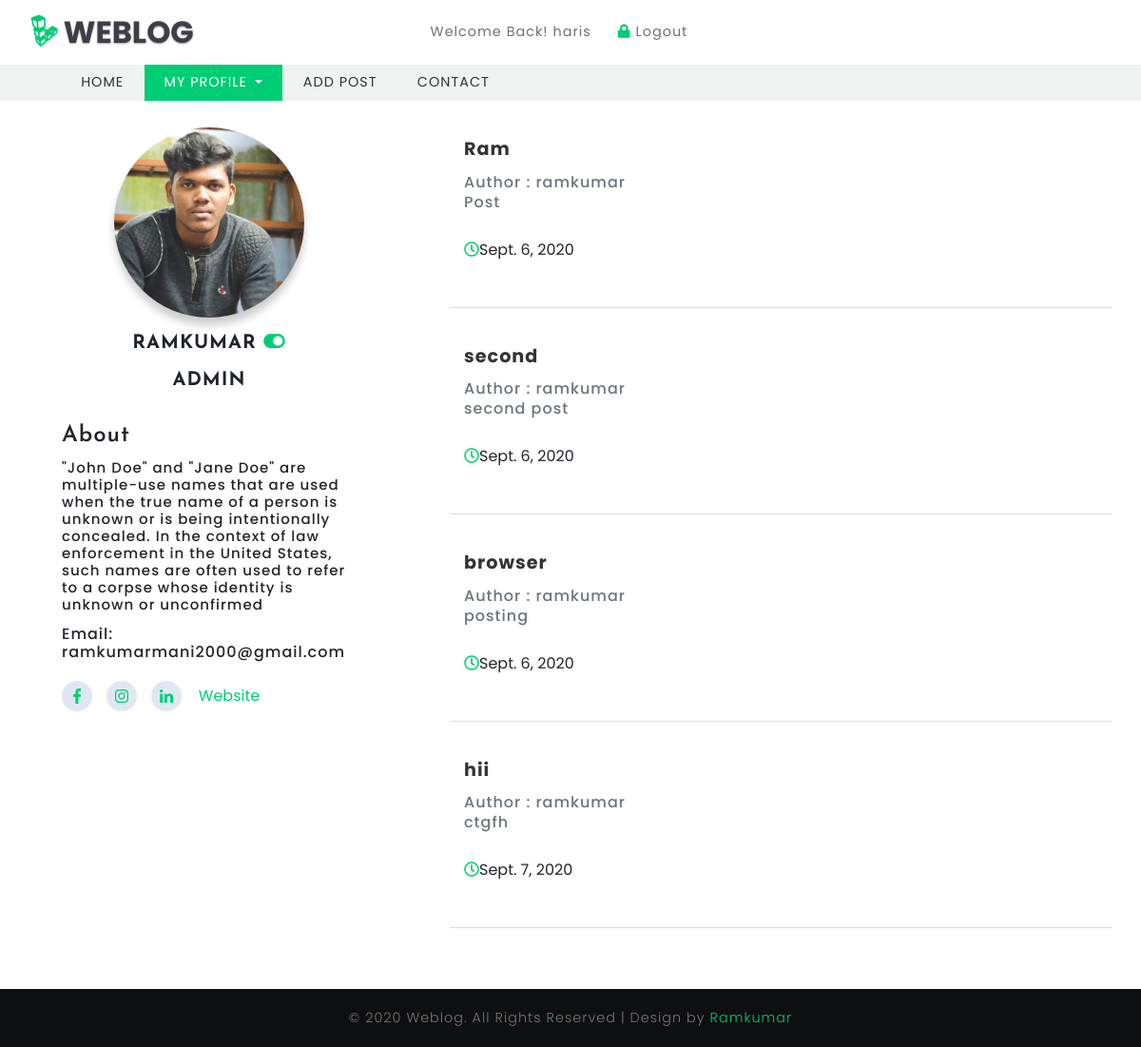
Page /accounts/1/profile/ (signed in) on the committed database.
### blogweb/models.py (models this page shows, shortened)
class ProfileUser(models.Model):
    user = models.OneToOneField(User, null=True, on_delete=models.CASCADE)
    bio = models.TextField()
    profile_image = models.ImageField(null=True, blank=True, upload_to='images/profilepicture/')
    website_url = models.CharField(max_length=255, null=True, blank=True)
    facebook_url = models.CharField(max_length=255, null=True, blank=True)
    instagram_url = models.CharField(max_length=255, null=True, blank=True)
    linkedIn_url = models.CharField(max_length=255, null=True, blank=True)

class Post(models.Model):
    title = models.CharField(max_length=100)
    title_tag = models.CharField(max_length=100, default='')
    author = models.ForeignKey(User, on_delete=models.CASCADE)
    body = models.TextField(blank=True, null=True)
    publish_date = models.DateField(auto_now_add=True)

### accounts/views.py (the view)
# urls.py: path('<int:pk>/profile/', ProfilePage.as_view(), name='profiledetail'),
@method_decorator(login_required, name='dispatch')  # -> used for only logged in user to access the page
class ProfilePage(DetailView):
    model = ProfileUser
    template_name = 'registration/userprofile.html'
    def get_context_data(self, *args, **kwargs):  # returns a specific user data and their related posts
        users = ProfileUser.objects.all()
        context = super(ProfilePage, self).get_context_data(*args, **kwargs)
        specific_user = get_object_or_404(ProfileUser, id=self.kwargs['pk'])
        specific_user_post = Post.objects.filter(author=specific_user.id)
        context['userpage'] = specific_user
        context['userposts'] = specific_user_post
        return context

### templates/registration/userprofile.html (shortened to what this page needs)
{% extends 'base.html' %}
{% load static %}
{% block content %}
    <link rel="stylesheet" href="{% static 'blog/css/userpage.css' %}">
    <div class="container userwrapper">
        <div class="row">
            <div class="col-md-4 userpage">
                <div class="card">
                    <div class="card-header">
                        {% if userpage.profile_image %}
                            <img class="card-avatar" src="{{ userpage.profile_image.url }}">
                        {% else %}
                            <img class="card-avatar" src="{% static 'blog/images/user.png' %}" alt="">
                        {% endif %}
                        <h1 class="card-name">{{ userpage.user }}
                            {% if userpage.user.is_active %}
                                <span class="active"><i class="fas fa-toggle-on"></i></span>
                            {% else %}
                                <span class="un-active"><i class="fas fa-toggle-off"></i></span>
                            {% endif %}</h1>
                        <h6 class="card-name">
                            {% if userpage.user.is_superuser %}
                                Admin
                            {% else %}
                                Blogger
                            {% endif %}
                        </h6>
                    </div>
                    <div class="card-body">
                        <div class="card-section">
                            <div class="card-title">
                                <h4>About</h4>
                                <h5>{{ userpage.bio }}</h5>
                            </div>
                            {% if userpage.user.email %}
                                <h6>Email: {{ userpage.user.email }}</h6>
                            {% endif %}
                            <div class="card-social">
                                {% if userpage.facebook_url %}
                                    <a href="{{ userpage.facebook_url }}">
                                        <i class="fab fa-facebook-f"></i>
                                    </a>
                                {% endif %}
                                {% if userpage.instagram_url %}
                                    <a href="{{ userpage.instagram_url }}">
                                        <i class="fab fa-instagram"></i>
                                    </a>
                                {% endif %}
                                {% if userpage.linkedIn_url %}
                                    <a href="{{ userpage.linkedIn_url }}">
                                        <i class="fab fa-linkedin-in"></i>
                                    </a>
                                {% endif %}
                                {% if userpage.website_url %}
                                    <a class="web" href="{{ userpage.website_url }}">
                                        Website
                                    </a>
                                {% endif %}
                            </div>
                        </div>
                    </div>
                </div>
            </div>
            <div class="col-md-8">
                {% if userposts %}
                    <div class="row ml-5">
                        {% for post in userposts %}
                            <div class="col-md-12 blog-grid-top mb-3">
                                <div class="b-grid-top">
                                    <h3>
                                        <a href="{% url 'post' post.id %}">{{ post.title }}</a>
                                    </h3>
                                    <h6 class="card-subtitle mb-2 text-muted">Author : {{ post.author }}</h6>
                                    <h6 class="card-subtitle mb-2 text-muted">{{ post.body|safe|slice:':50' }}</h6>
                                </div>
                                <ul class="blog-icons">
                                    <li>
                                        <i class="far fa-clock"></i>{{ post.publish_date }}
                                    </li>
                                </ul>
                            </div>
                        {% endfor %}
                    </div>
                {% endif %}
                </div>
            </div>
        </div>
{% endblock %}

### templates/base.html (shortened to what this page needs)
{% load static %}
<!doctype html>
<html lang="en">
  <head>
    <link rel="stylesheet" href="{% static 'blog/font-awesome-4.7.0/css/font-awesome.min.css' %}">
	<link href="{% static 'blog/css/bootstrap.css' %}" rel='stylesheet' type='text/css' />
	<link href="{% static 'blog/css/base.css' %}" rel='stylesheet'>
	<link href="{% static 'blog/css/style6.css' %}" rel='stylesheet' type='text/css' />
	<link href="{% static 'blog/css/fontawesome-all.css' %}" rel="stylesheet">
  </head>
  <body>
	<header class="mb-3">
		<div class="top-bar_sub_w3layouts container-fluid">
			<div class="row">
				<div class="col-md-4 logo text-left">
					<a class="navbar-brand" href="{% url 'home' %}">
						<i class="fab fa-linode"></i> Weblog</a>
				</div>
				<div class="col-md-4 top-forms text-center mt-lg-3 mt-md-1 mt-0">
					{% if user.is_authenticated %}
                        <span>Welcome Back! {{ user.username }}</span>
					    <span class="mx-lg-4 mx-md-2  mx-1">
						<a href="{% url 'logout' %}">
							<i class="fas fa-lock"></i> Logout </a>
					    </span>
                    {% endif %}
				</div>
			</div>
		</div>
		<div class="header_top" id="home">
			<nav class="navbar navbar-expand-lg navbar-light bg-light">
				<div class="collapse navbar-collapse" id="navbarSupportedContent">
					<ul class="navbar-nav mr-auto">
						<li class="nav-item">
							<a class="nav-link" href="{% url 'home' %}">Home
							</a>
						</li>
                        {% if user.is_authenticated %}
                            <li class="nav-item dropdown active">
							<a class="nav-link dropdown-toggle" href="#" id="navbarDropdown" role="button" data-toggle="dropdown" aria-haspopup="true"
							    aria-expanded="false">
								My Profile
							</a>
						</li>
						<li class="nav-item">
							<a class="nav-link" href="{% url 'addpost' %}">Add Post</a>
						</li>
                        {% endif %}
                        <li class="nav-item">
							<a class="nav-link" href="{% url 'contact'%}">Contact</a>
						</li>
					</ul>
				</div>
			</nav>
		</div>
	</header>
    {% block content %}
    {% endblock %}
    <footer class="mt-5">
        <div class="container">
            <div class="row">
                <div class="col-md-12 text-center p-3">
					<p>&copy; {% now "Y" %} Weblog. All Rights Reserved | Design by
						<a href="">Ramkumar</a>
					</p>
                </div>
            </div>
        </div>
    </footer>
  </body>
</html>

### static/blog/css/base.css (style rules this page uses)
html, body { margin: 0; font-size: 100%; font-family: 'Poppins', sans-serif; background: #fff; }
body a { color: #01CD74; text-decoration: none; transition: 0.5s all; -webkit-transition: 0.5s all; -moz-transition: 0.5s all; -o-transition: 0.5s all; -ms-transition: 0.5s all; }
h1, h2, h3, h4, h5, h6 { margin: 0; font-family: 'Poppins', sans-serif; letter-spacing:1px; }
p { margin: 0; font-size: 0.9em; color: #777777; line-height: 2em; letter-spacing: 1px; font-weight: 300; }
ul { margin: 0; padding: 0; }
.top-bar_sub_w3layouts { background: #fff; padding: 0.3em 2em; position: relative; }
.top-forms span { font-size: 0.9em; color: #707173; letter-spacing: 1px; }
.top-forms span a { color: #707173; }
.top-forms a i { color:#01cd74; }
.navbar { padding: 0em 4em; }
.bg-light { background-color: #f0f3f1 !important; }
a.navbar-brand { font-size: 2em; font-weight: 700; text-shadow: 0 1px 2px rgba(0, 0, 0, 0.37); color: #3d3e48; text-transform: uppercase; }
.logo i { color: #01cd74; text-shadow: none; }
li.nav-item { margin: 0 1px; }
.navbar-light .navbar-nav .nav-link { padding: 0.6em 1.4em; color: #333; background: transparent; text-transform: uppercase; font-size: 0.9em; letter-spacing: 1px; }
.navbar-light .navbar-nav .show>.nav-link, .navbar-light .navbar-nav .active>.nav-link, .navbar-light .navbar-nav .nav-link.show, .navbar-light .navbar-nav .nav-link.active, .navbar-light .navbar-nav .nav-link:hover, .navbar-light .navbar-nav .nav-link:focus { background: #01cd74; color: #fff; }
.b-grid-top { position: relative; }
.blog-grid-top h3,.two-blog2 h3,h5.card-title { font-size: 1.2em; margin: 1.2em 0 1em 0; font-weight: 700; }
.blog-grid-top h3 a,.two-blog2 h3 a,h5.card-title a { color: #333333; }
.blog-grid-top { border-bottom: 1px solid #ddd; padding-bottom: 3em; }
ul.blog-icons li { display: inline-block; margin-right: 20px; list-style:none; }
ul.blog-icons i { color: #01cd74; }
.card { border:none; }
footer { background-color: #0e0f10; }

### static/blog/css/userpage.css (style rules this page uses)
.userpage { height: 100%; }
.userwrapper .userpage .card .card-header { background-color: transparent; border: none; padding: 0.75rem; }
.userwrapper .userpage .card .card-header .card-avatar { width: 200px; height: 200px; border-radius: 50%; object-fit: cover; transition: 0.3s; object-position: center; left: 50%; bottom: 0; z-index: 2; margin: auto; box-shadow: 0 8px 8px rgba(0, 0, 0, 0.2); display: flex; justify-content: center; }
.userwrapper .userpage .card .card-header .card-name { text-align: center; left: 50%; bottom: 0; margin-top: 15px; transition: 0.3s; font-size: 20px; font-weight: 700; text-transform: uppercase; font-family: 'Josefin Sans', Sans-Serif; }
.userwrapper .userpage .card .card-header .active { color: #01CD74; width: 10px; height: 10px; }
.userwrapper .userpage .card .card-section .card-title h4 { font-family: "Josefin Sans", Sans-Serif; font-weight: 600; transition: 0.3s; margin-bottom: 10px; }
.userwrapper .userpage .card .card-section h5 { font-size: 15px; transition: 0.3s; }
.userwrapper .userpage .card .card-section .card-social { display: flex; align-items: center; margin-top: 20px; transition: 0.3s; }
.userwrapper .userpage .card .card-section .card-social a { color: #01CD74; width: 32px; height: 32px; display: flex; justify-content: center; align-items: center; margin-right: 15px; transition: 0.3s; background-color: rgba(93, 133, 193, 0.2); border-radius: 50%; }
.userwrapper .userpage .card .card-section .card-social .web { width: 70px; transition: 0.3s; background-color: transparent; }

### rows in the picture
ProfileUser: profile_image (picture), user "RAMKUMAR", bio "\"John Doe\" and \"Jane Doe\" are multiple-use names that are used when the true name of a person is unknown or is being intentionally concealed. In the context of law enforcement in the United States, such names are often used to refer to a corpse whose identity is unknown or unconfirmed", user.email "ramkumarmani2000@gmail.com"
Post: title "Ram", author "ramkumar", body "Post", publish_date "Sept. 6, 2020"
Post: title "second", author "ramkumar", body "second post", publish_date "Sept. 6, 2020"
Post: title "browser", author "ramkumar", body "posting", publish_date "Sept. 6, 2020"
Post: title "hii", author "ramkumar", body "ctgfh", publish_date "Sept. 7, 2020"

### other values in the picture
{{ user.username }} "haris"
